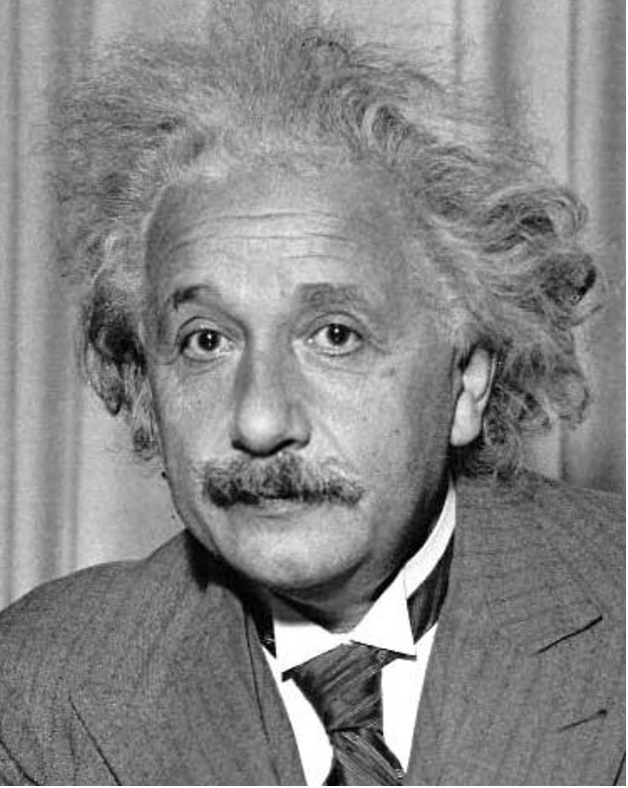
#> input picture MediaSystem/Einstein.jpg, 628 x 788 px, found by its file name
$ jupyter execute ImageProcessing05.ipynb
#> lines starting #> are read from the running program, lines starting #| are printed output that depends on the picture
<a href="https://colab.research.google.com/github/PuChan-HCI/myweb/blob/main/MediaSystem/ImageProcessing05.ipynb" target="_parent"></a>

# Learning JPEG

## JPEG with Python

[cell 1]
import urllib.request
url = 'https://raw.githubusercontent.com/PuChan-HCI/myweb/main/MediaSystem/Einstein.jpg'
file_name = 'Einstein.jpg'
urllib.request.urlretrieve(url, file_name)

[cell 2]
from numpy.lib.nanfunctions import nanpercentile
"""
Simulation of basic JPEG compression (DCT + quant)zation IDCT,
"""
import cv2
import numpy as np
from google.colab.patches import cv2_imshow

Q_Matrix = np.array([[16, 11, 10, 16, 24, 40, 51, 61],
                     [12, 12, 14, 19, 26, 58, 60, 55],
                     [14, 13, 16, 24, 40, 57, 69, 56],
                     [14, 17, 22, 29, 51, 87, 80, 62],
                     [18, 22, 37, 56, 68, 109, 103, 77],
                     [24, 35, 55, 64, 81, 104, 113, 92],
                     [49, 64, 78, 87, 103, 121, 120, 101],
                     [72, 92, 95, 98, 112, 100, 103, 99]])

def JPEG_DCT(img):

#> called with img = 'Einstein.jpg'
  img = cv2.imread(img,0)                         # Read as 1 ch grayscale image
#> img is the input picture: shape (788, 628); min 0, max 255, mean 134.8
  height, width = img.shape[:2]                   # Image size
#> height = 788; width = 628

  # Set size to a multiply of 8
  if (width % 8) != 0:
    filler = img[:,width-1:]
#> filler = 788 values, max 255 at index 0, min 252 at index 785, mean 254.8
    for i in range(8 - (width % 8)):
      img = np.append(img, filler, 1)
#> this loop made 4 passes
#> pass 2, in JPEG_DCT, `img = np.append(img, filler, 1)`:
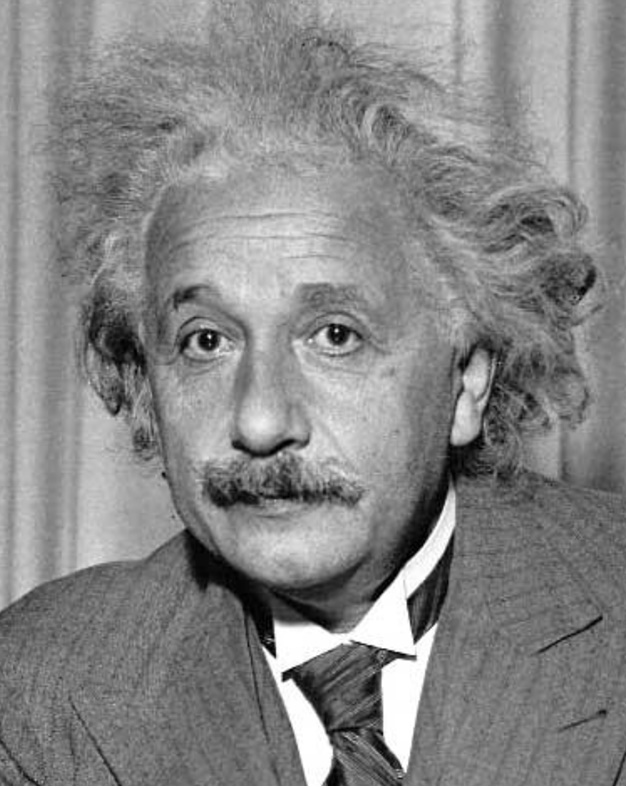
#> img: shape (788, 630); min 0, max 255, mean 135.2

  if (height % 8) != 0:
    filler = img[height-1:,:]
    for i in range(8 - (height % 8)):
      img = np.append(img, filler, 0)
#> this loop made 4 passes
#> pass 1, in JPEG_DCT, `img = np.append(img, filler, 0)`:
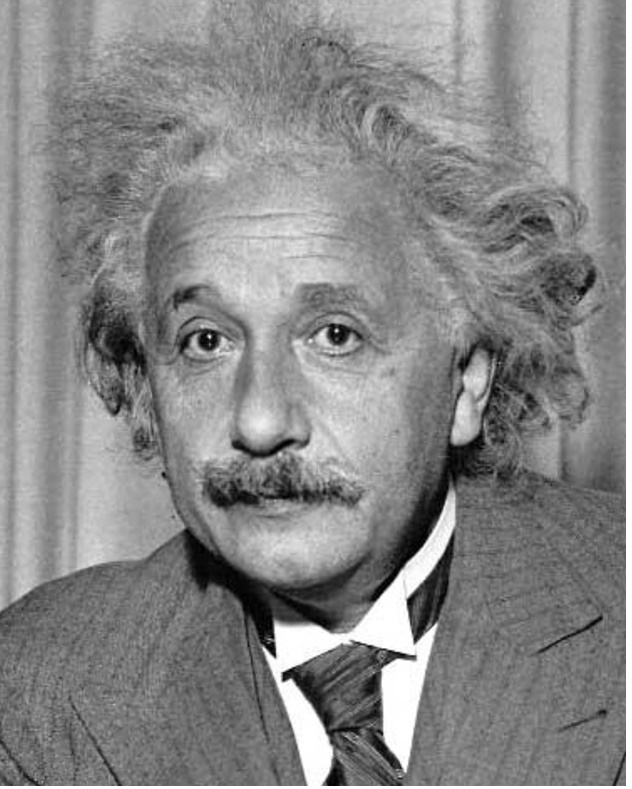
#> img: shape (789, 632); min 0, max 255, mean 135.7
#> pass 3, in JPEG_DCT, `img = np.append(img, filler, 0)`:
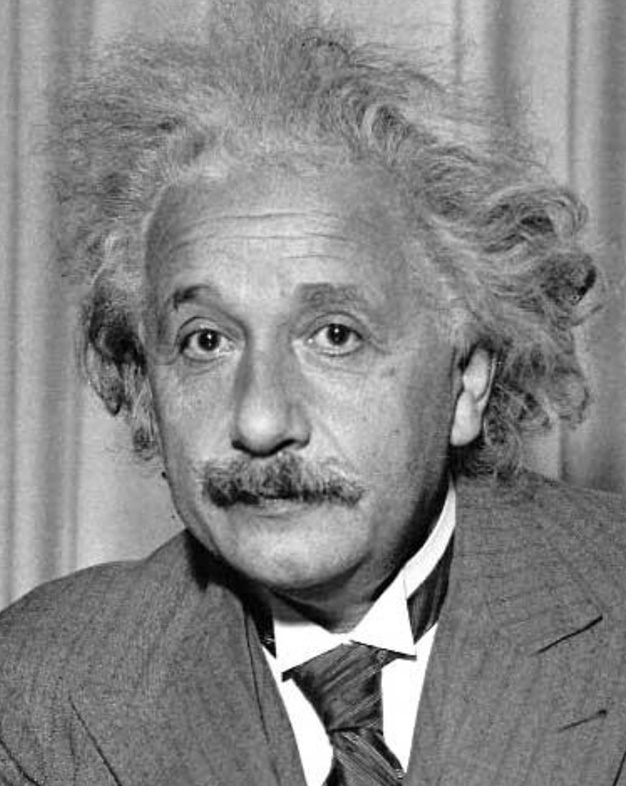
#> img: shape (791, 632); min 0, max 255, mean 136

  # The final image size
  height, width = img.shape[:2]
#> height = 792; width = 632

  # Array as storage for DCT + quant.result
  img2 = np.empty(shape=(height, width))

  # Forward
  for startY in range(0, height, 8):
    for startX in range(0, width, 8):
      block = img[startY:startY+8, startX:startX+8]

      # Apply DCT for a block
      blockf = np.float32(block)                # float conversion
      dst = cv2.dct(blockf)                     # dct

      if (startY==0 and startX==0):
        dctval=dst

      # quantization of the DCT coefficients
      blockq = np.around(np.divide(dst, Q_Matrix))
      blockq = np.multiply(blockq, Q_Matrix)

      # store the result
      for y in range(8):
        for x in range(8):
          img2[startY+y, startX+x] = blockq[y, x]

    block1 = img[0:8, 0:8]
    block1 = img2[0:8, 0:8]
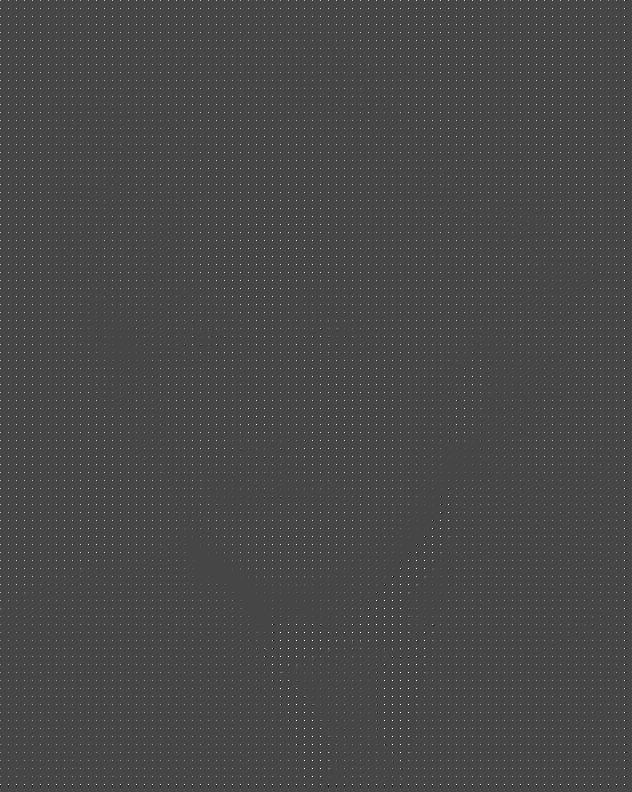
#> img2: shape (792, 632) float64; min -781, max 2048, mean 16.9; drawn with min black and max white

  # Inverse
  for startY in range(0, height, 8):
    for startX in range(0, width, 8):
      block = img2[startY:startY+8, startX:startX+8]
      blockf = np.float32(block)     # float conversion
      dst = cv2.idct(blockf)         # inverse dct
      np.place(dst, dst>255.0, 255.0)     # saturation
      np.place(dst, dst<0.0, 0.0)         # grounding
      block = np.uint8(np.around(dst))

      # store the results
      for y in range(8):
        for x in range(8):
          img[startY+y, startX+x] = block[y, x]
  block1 = img[0:8, 0:8]
  cv2_imshow(img)

if __name__ == '__main__':
  # Read an image
  JPEG_DCT(file_name)

## Set the Q-value in JPEG

[cell 3]
from numpy.lib.nanfunctions import nanpercentile
"""
Simulation of basic JPEG compression (DCT + quant)zation IDCT,
"""
import cv2
import numpy as np
from google.colab.patches import cv2_imshow


def GetQmatrix(quality):

  # Q50 (quality at 50)
  Q_Matrix = np.array([[16, 11, 10, 16, 24, 40, 51, 61],
                     [12, 12, 14, 19, 26, 58, 60, 55],
                     [14, 13, 16, 24, 40, 57, 69, 56],
                     [14, 17, 22, 29, 51, 87, 80, 62],
                     [18, 22, 37, 56, 68, 109, 103, 77],
                     [24, 35, 55, 64, 81, 104, 113, 92],
                     [49, 64, 78, 87, 103, 121, 120, 101],
                     [72, 92, 95, 98, 112, 100, 103, 99]])

  # Create a new Q_Matrix based on the quality
  if(quality <= 0):
    quality = 1
  if(quality > 100):
    quality = 100
  if(quality < 50):
    qualityScale = 5000 / quality
  else:
    qualityScale = 200 - quality * 2

  Q_Matrix_New = np.array(np.floor((Q_Matrix * qualityScale + 50) / 100))
  Q_Matrix_New[Q_Matrix_New == 0] = 1
  Q_Matrix_New[Q_Matrix_New > 255] = 255
  Q_Matrix_New = Q_Matrix_New.reshape([8, 8]).astype(int)

  return Q_Matrix_New

def JPEG_DCT(img, quality):

#> called with img = 'Einstein.jpg', quality = 5
  img = cv2.imread(img,0)                         # Read as 1 ch grayscale image
  height, width = img.shape[:2]                   # Image size
#> height = 788; width = 628

  # Set size to a multiply of 8
  if (width % 8) != 0:
    filler = img[:,width-1:]
    for i in range(8 - (width % 8)):
      img = np.append(img, filler, 1)

  if (height % 8) != 0:
    filler = img[height-1:,:]
    for i in range(8 - (height % 8)):
      img = np.append(img, filler, 0)

  # The final image size
  height, width = img.shape[:2]
#> height = 792; width = 632

  # Array as storage for DCT + quant.result
  img2 = np.empty(shape=(height, width))

  # Get the quantization matrix
  Q_Matrix_New = GetQmatrix(quality)

  # Forward
  for startY in range(0, height, 8):
    for startX in range(0, width, 8):
      block = img[startY:startY+8, startX:startX+8]

      # Apply DCT for a block
      blockf = np.float32(block)                # float conversion
      dst = cv2.dct(blockf)                     # dct

      if (startY==0 and startX==0):
        dctval=dst

      # quantization of the DCT coefficients
      blockq = np.around(np.divide(dst, Q_Matrix_New))
      blockq = np.multiply(blockq, Q_Matrix_New)

      # store the result
      for y in range(8):
        for x in range(8):
          img2[startY+y, startX+x] = blockq[y, x]

    block1 = img[0:8, 0:8]
    block1 = img2[0:8, 0:8]
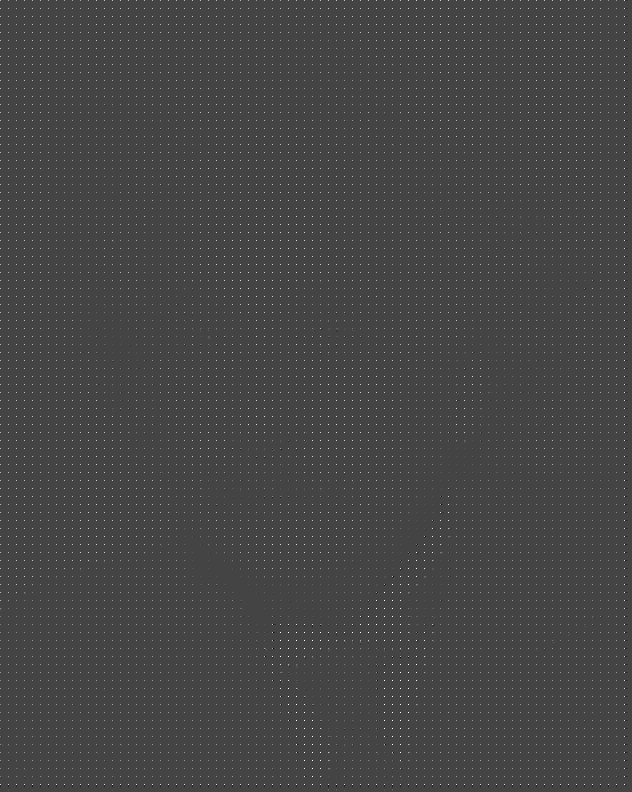
#> img2: shape (792, 632) float64; min -770, max 2080, mean 16.8; drawn with min black and max white

  # Inverse
  for startY in range(0, height, 8):
    for startX in range(0, width, 8):
      block = img2[startY:startY+8, startX:startX+8]
      blockf = np.float32(block)     # float conversion
      dst = cv2.idct(blockf)         # inverse dct
      np.place(dst, dst>255.0, 255.0)     # saturation
      np.place(dst, dst<0.0, 0.0)         # grounding
      block = np.uint8(np.around(dst))

      # store the results
      for y in range(8):
        for x in range(8):
          img[startY+y, startX+x] = block[y, x]
  block1 = img[0:8, 0:8]
  cv2_imshow(img)

if __name__ == '__main__':
  # Read an image
  JPEG_DCT(file_name,5)
  JPEG_DCT(file_name,30)
#> call 2 of JPEG_DCT, with img = 'Einstein.jpg', quality = 30
#> after the loop in JPEG_DCT (call 2), `for startY in range(0, height, 8):`:
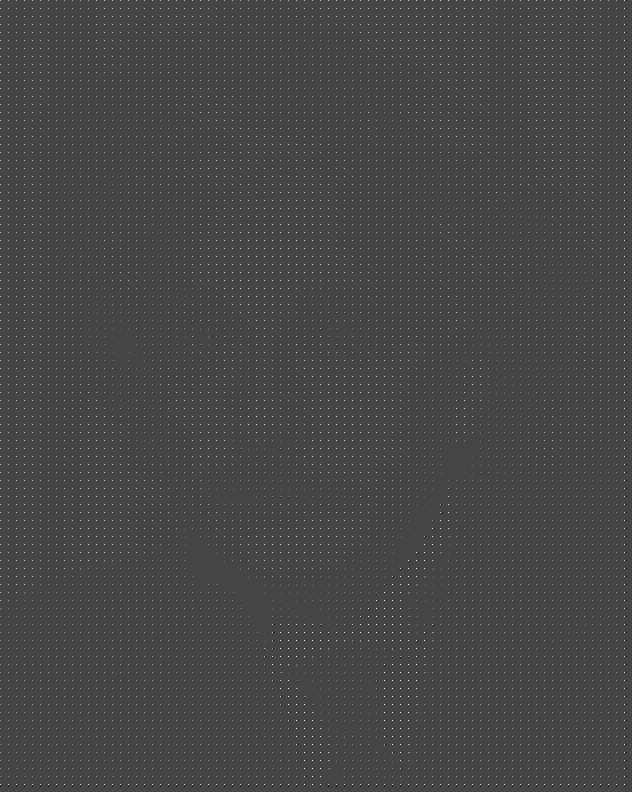
#> img2: shape (792, 632) float64; min -774, max 2052, mean 16.9; drawn with min black and max white
  JPEG_DCT(file_name,80)
